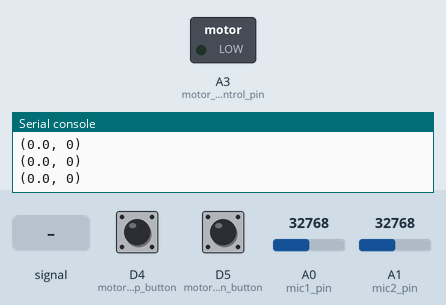
A program run on a simulated CircuitPython board. On the bench: switched loads named in the program (green lamp = pin HIGH), the last lines printed to the serial console. Inputs (shaded band) come from the test bench; at power-on: A0 (mic1_pin) = 32768, D4 (motor_intensity_up_button) HIGH, D5 (motor_intensity_down_button) HIGH, A1 (mic2_pin) = 32768 (analog values on the 0–65535 scale).

Above: at 1.2 s.
1.3 s: A0 (mic1_pin) fed a 200 Hz sine of ±29490 counts around its level
At 2.2 s:
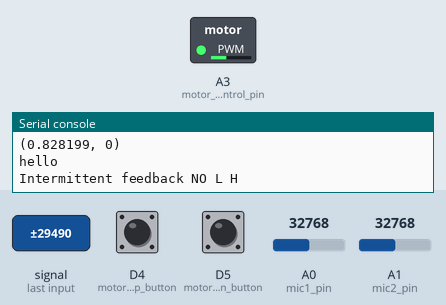
4.3 s: A0 (mic1_pin) set to 35655
At 5.1 s:
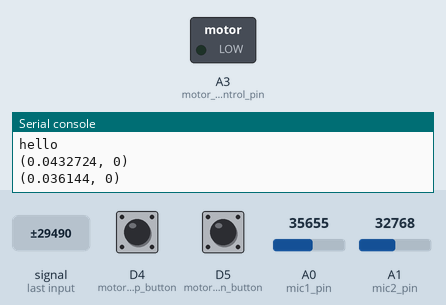
Timing chart, 0 to 7.3 s (numbered marks = the images above; inputs shaded):
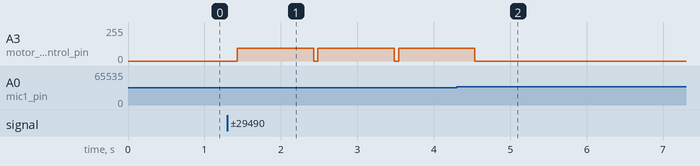

Measured:
- after the input at 1.3 s, A3 (motor_control_pin): 0/255 → 97/255 after 0.13 s
- after the input at 4.3 s, A3 (motor_control_pin): goes on until 4.5 s, then stays 0/255

The program:

code.py
```python
# import the required libraries
import board
import digitalio
import analogio
import pwmio
from adafruit_debouncer import Debouncer
import time

sample_window_time_for_sensors = 0.05 # 50ms sample time. In the 50ms period find the max and min microphone output values
# initialize the microphone minimum and maximum output value variables
mic1_signal_max = 0
mic1_signal_min = 65536
mic2_signal_max = 0
mic2_signal_min = 65536
# initialize microphone output values (voltage)
mic1_previous_raw_data = 0 # raw_data means before filtering
mic1_previous_filtered_data = 0 # filtered_data means after filtering
mic1_current_raw_data=0
mic1_current_filtered_data=0
mic2_previous_raw_data = 0
mic2_previous_filtered_data = 0
mic2_current_raw_data=0
mic2_current_filtered_data=0

# set the pins for motor intensity control buttons
motor_intensity_up_button = digitalio.DigitalInOut(board.D4)
motor_intensity_up_button.direction = digitalio.Direction.INPUT
motor_intensity_up_button.pull = digitalio.Pull.UP
switch_for_motor_intensity_up = Debouncer(motor_intensity_up_button)
motor_intensity_down_button = digitalio.DigitalInOut(board.D5)
motor_intensity_down_button.direction = digitalio.Direction.INPUT
motor_intensity_down_button.pull = digitalio.Pull.UP
switch_for_motor_intensity_down = Debouncer(motor_intensity_down_button)
# set the pwm pin for motor intensity control
motor_control_pin = pwmio.PWMOut(board.A3, duty_cycle=0, frequency=1000, variable_frequency=True)
motor_intensity = 25000 # initial motor intensity

# set the analog pins for the microphones
mic1_pin = analogio.AnalogIn(board.A0) # user mic
mic2_pin = analogio.AnalogIn(board.A1) # ambient mic

current_time = time.monotonic() # store the current time

# initialize the variables for processing the filtered microphone data
high_volume_counter=0
normal_volume_counter=0
low_volume_counter=0
user_voice_counter = 0
ambient_noise_counter = 0
no_ambient_noise_counter = 0
ambient_noise_status=0

# function for continuous vibration feedback
def continuous_feedback():
    global motor_intensity
    motor_control_pin.duty_cycle = motor_intensity
    motor_control_pin.frequency = 2000
    time.sleep(1)
    motor_control_pin.duty_cycle = 0

# function for intermittent vibration feedback
def intermittent_feedback():
    global motor_intensity
    motor_control_pin.duty_cycle = motor_intensity
    motor_control_pin.frequency = 2
    time.sleep(1)
    motor_control_pin.duty_cycle = 0

# function for processing the filtered microphone data
def data_process():
    global high_volume_counter,normal_volume_counter,low_volume_counter,user_voice_counter,ambient_noise_counter,ambient_noise_status,no_ambient_noise_counter
    if(mic1_current_filtered_data>=0.05):
        # if the user's mic output is >=0.05, then the user is considered speaking. The background noise just before the user started to speak will be used here
        print("hello")
        user_voice_counter = user_voice_counter+1
        if(user_voice_counter>=2):
            ambient_noise_counter = 0
            # just because of a spike in the user's microphone signal, it can't be fixed that the user is speaking. So a counter is used. If counter is >=2, then it's confirmed that the user is speaking
            if(mic1_current_filtered_data>0.19):
                # if mic1 data is greater than 0.3, then the volume is high
                high_volume_counter=high_volume_counter+1
                normal_volume_counter=0
                low_volume_counter=0
            elif(mic1_current_filtered_data>=0.09 and mic1_current_filtered_data<=0.18):
                # if the data is between 0.09 and 0.2, then the user is speaking at normal voice. There is a deadzone between the previous condition and this condition to avoid false triggers by the spikes
                high_volume_counter=0
                normal_volume_counter=normal_volume_counter+1
                low_volume_counter=0
                print(normal_volume_counter)
            elif(mic1_current_filtered_data>=0.05 and mic1_current_filtered_data<0.07):
                # if the data is between 0.05 and 0.08, then the user is speaking at low voice. Again there is a small deadzone between the previous and current condition
                high_volume_counter=0
                normal_volume_counter=0
                low_volume_counter=low_volume_counter+1
                #print(low_volume_counter)
            if(user_voice_counter==20):
                # only a chunk of data is consider. Before moving on to the next chunk of data, all the variables are reset
                user_voice_counter=0
                high_volume_counter=0
                normal_volume_counter=0
                low_volume_counter=0
            if(low_volume_counter==18):
                # low_volume_counter equals 18, then the user's voice is low and continuous feedback is sent for one second. To provide this feedback, high counter value is used to avoid false feedback
                low_volume_counter=0
                print("continuous feedback low")
                continuous_feedback()
            elif(high_volume_counter==2 or normal_volume_counter==18):
                # if the user is not speaking in low voice, then other conditions are checked
                if(ambient_noise_status==1 and normal_volume_counter==18):
                    # if the ambient noise is present and the user is speaking in normal volume, then continuous feedback is provided
                    normal_volume_counter=0
                    print("continuous feedback noise")
                    continuous_feedback()
                elif(ambient_noise_status==0 and high_volume_counter==2):
                    # if there is no ambient noise and the user is speaking at high volume, then intermittent feedback is provided, triggering the user to reduce there volume
                    high_volume_counter=0
                    print("Intermittent feedback NO L H")
                    intermittent_feedback()
    elif(mic1_current_filtered_data<0.04):
        # if the signal from the user's mic is less than 0.5, then ambient microphone's signal will be processed
        ambient_noise_counter = ambient_noise_counter+1
        if(ambient_noise_counter>=3):
            user_voice_counter = 0
            if(ambient_noise_counter==10):
                # after a chuck of data is processed, all the variables are reset
                ambient_noise_counter=0
                no_ambient_noise_counter = 0
            if(mic2_current_filtered_data<0.9):
                # if signal < 0.9, there is no ambient noise
                no_ambient_noise_counter = no_ambient_noise_counter+1
                if(no_ambient_noise_counter>4):
                    ambient_noise_status=0
            elif(mic2_current_filtered_data>=1.0):
                ambient_noise_status=1
                no_ambient_noise_counter = 0


while True:
    switch_for_motor_intensity_up.update()
    switch_for_motor_intensity_down.update()
    # check and update the motor intensity if any of the buttons is pressed
    if switch_for_motor_intensity_up.fell and switch_for_motor_intensity_down.fell:
        print("Both buttons pressed. Do nothing")
    elif switch_for_motor_intensity_up.fell:
        if motor_intensity <35000:
            motor_intensity = motor_intensity+1000
            print("Intensity up",motor_intensity)
    elif switch_for_motor_intensity_down.fell:
        if motor_intensity >15000:
            motor_intensity = motor_intensity-1000
            print("Intensity down",motor_intensity)
    mic1 = mic1_pin.value
    mic2 = mic2_pin.value
    # find the min and max values of the microphone signals
    if mic1 < 65536:
        if mic1 > mic1_signal_max:
            mic1_signal_max = mic1
        elif mic1 < mic1_signal_min:
            mic1_signal_min = mic1
    if mic2 < 65536:
        if mic2 > mic2_signal_max:
            mic2_signal_max = mic2
        elif mic2 < mic2_signal_min:
            mic2_signal_min = mic2
    if (current_time + sample_window_time_for_sensors) < time.monotonic():
        # enter into this block every 50ms
        mic1_peak_to_peak_signal = mic1_signal_max - mic1_signal_min
        mic2_peak_to_peak_signal = mic2_signal_max - mic2_signal_min
        mic1_voltage = (mic1_peak_to_peak_signal * 3.3) / 65536
        mic1_current_raw_data = mic1_voltage
        # filter for microphone 1 (user mic). Low pass first order filter 200Hz. sampling frequency 7000Hz
        mic1_current_filtered_data = 0.83526683*mic1_previous_filtered_data + 0.08236658*mic1_current_raw_data + 0.08236658*mic1_previous_raw_data
        mic1_previous_raw_data = mic1_current_raw_data
        mic1_previous_filtered_data = mic1_current_filtered_data
        mic2_voltage = (mic2_peak_to_peak_signal * 3.3) / 65536
        mic2_current_raw_data = mic2_voltage
        # filter for microphone 2 (ambient mic). Low pass first order filter 500Hz sampling frequency 30000Hz
        mic2_current_filtered_data = 0.90049055*mic2_previous_filtered_data + 0.04975473*mic2_current_raw_data + 0.04975473*mic2_previous_raw_data
        mic2_previous_raw_data = mic2_current_raw_data
        mic2_previous_filtered_data = mic2_current_filtered_data
        current_time = time.monotonic() # update current time
        # reset variables again for the next iteration
        mic1_peak_to_peak_signal, mic2_peak_to_peak_signal = 0, 0
        mic1_voltage, mic2_voltage = 0, 0
        mic1_signal_max, mic2_signal_max = 0, 0
        mic1_signal_min, mic2_signal_min = 65536, 65536
        print((mic1_current_filtered_data,ambient_noise_status))
        data_process() # call the function to process the signals
```
